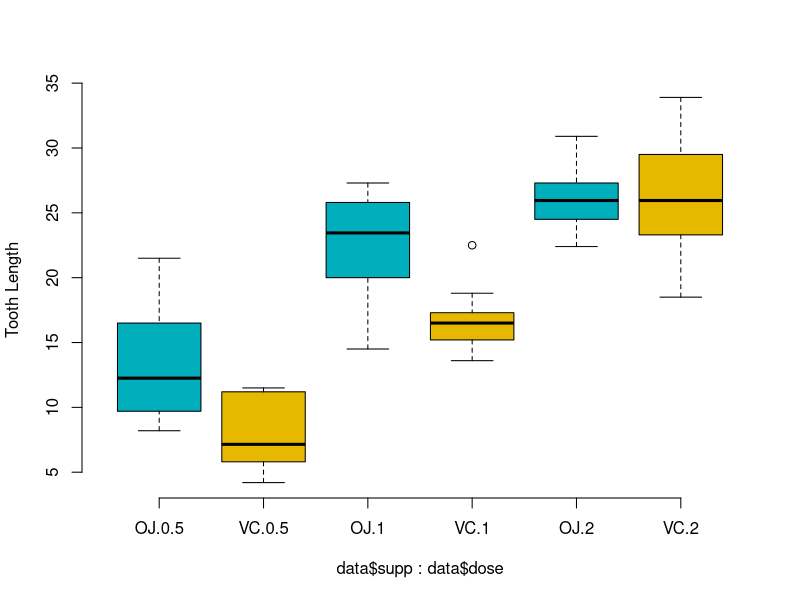
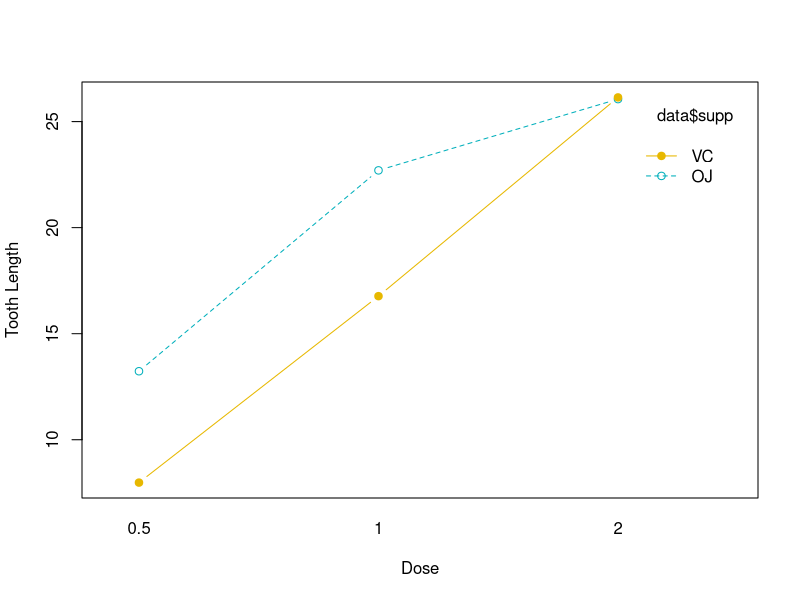
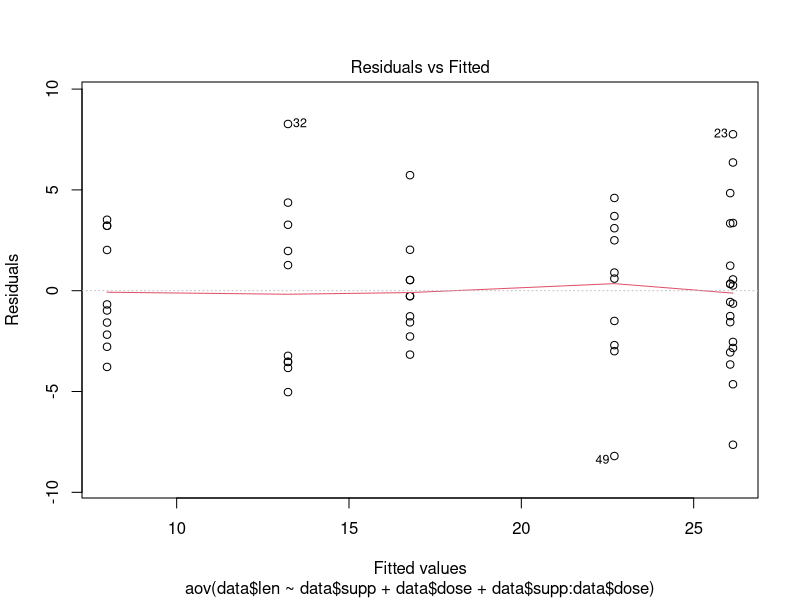
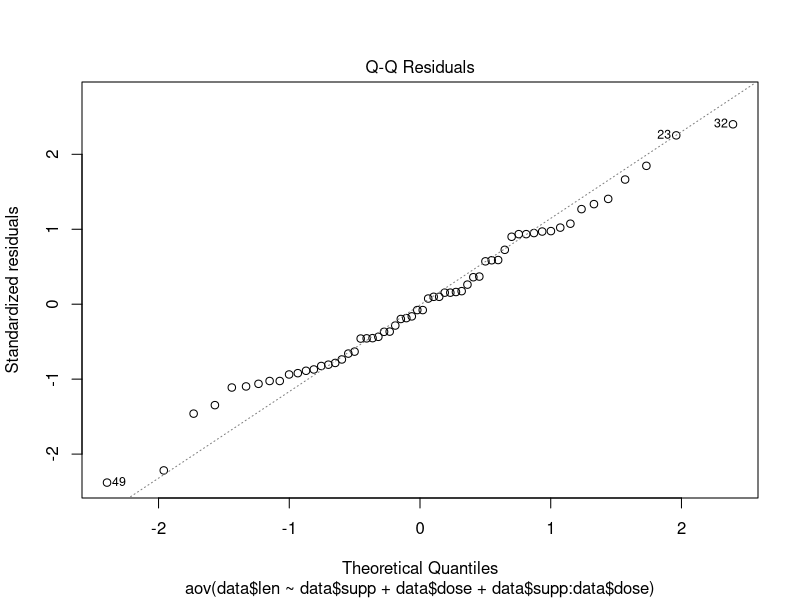

The R source for these figures, in order:
###### Two Way ANOVA Hypothesis Test - Balanced Design ####

#### Balanced Design - we have equal sample sizes within levels of our independent grouping levels

### Null Hypothesis ##
##There is no difference in the means of factor A
## There is no difference in the means of factor B
## There is no interaction between factors A and B


#### Import the data set

data <- ToothGrowth

data_1 <- data

## Exploratory Data Analysis

dim(data)

View(data)

labels(data)

head(data)

tail(data)

colSums(is.na(data))

str(data)

data$dose <- factor(data$dose, levels = c(0.5, 1, 2), labels = c("0.5", "1", "2"))

str(data)

table(data$supp,data$dose)

#### We have 2X3 design cells with the factors being supp and dose and 10 subjects in each cell. 
##Here, we have a balanced design. 

###### Vizualization of the data ####

boxplot(data$len~data$supp*data$dose,data = data, frame = FALSE, col= c("#00AFBB", "#E7B800"), ylab = "Tooth Length")

### Two way Interaction Plot

interaction.plot(x.factor = data$dose, trace.factor = data$supp, response = data$len, fun = mean, type = "b", legend = TRUE, xlab = "Dose", ylab = "Tooth Length", pch = c(1,19), col = c("#00AFBB", "#E7B800"))

##### Computing 2 Way ANOVA

test_aov <- aov(data$len~data$supp+data$dose, data = data)

summary(test_aov)


## From the ANOVA table we can conclude that both supp and dose are statistically significant. 
##dose is the most significant factor variable. 
##These results would lead us to believe that changing delivery methods (supp) or the dose of vitamin C, will impact significantly the mean tooth length.

##### Computing 2 way ANOVA with interaction effect

test_aov2 <- aov(data$len~data$supp*data$dose, data = data)

summary(test_aov2)

test_aov3 <- aov(data$len~data$supp+data$dose+data$supp:data$dose, data = data)

summary(test_aov3)

###From the ANOVA results, you can conclude the following, based on the p-values and a significance level of 0.05:

### the p-value of supp is 0.000429 (significant), which indicates that the levels of supp are associated with significant different tooth length.
### the p-value of dose is < 2e-16 (significant), which indicates that the levels of dose are associated with significant different tooth length.
### the p-value for the interaction between supp*dose is 0.02 (significant), which indicates that the relationships between dose and tooth length depends on the supp method.


### Multiple pair wise comparision between means of groups

### Tukey HSD Test

TukeyHSD(test_aov3)

####seen from the output, that all pairwise comparisons are significant with an adjusted p-value < 0.05.

#### Checking ANOVA Assumptions

#### Homogenity of Variance

### Levins Test

### Null Hypothesis - variances are equal

### Alternate Hypotheis - Vairances are not equal

library(car)

leveneTest(data$len~data$supp*data$dose, data = data)

### Residuals Vs Fits Plot

plot(test_aov3,1)


### From the output above we can see that the p-value is not less than the significance level of 0.05. 
## This means that there is no evidence to suggest that the variance across groups is statistically significantly different. 
### Therefore, we can assume the homogeneity of variances in the different treatment groups.

#### Normality of Residuals

### Normality Plot of residuals

plot(test_aov3,2)

##### Shapiro Wilks Test

### Extract the residuals

aov3_residuals <- residuals(object = test_aov3)

### Run Shapiro Wilks test

shapiro.test(x = aov3_residuals)

#### The conclusion above, is supported by the Shapiro-Wilk test on the ANOVA residuals (W = 0.98, p = 0.5) which finds no indication that normality is violated.